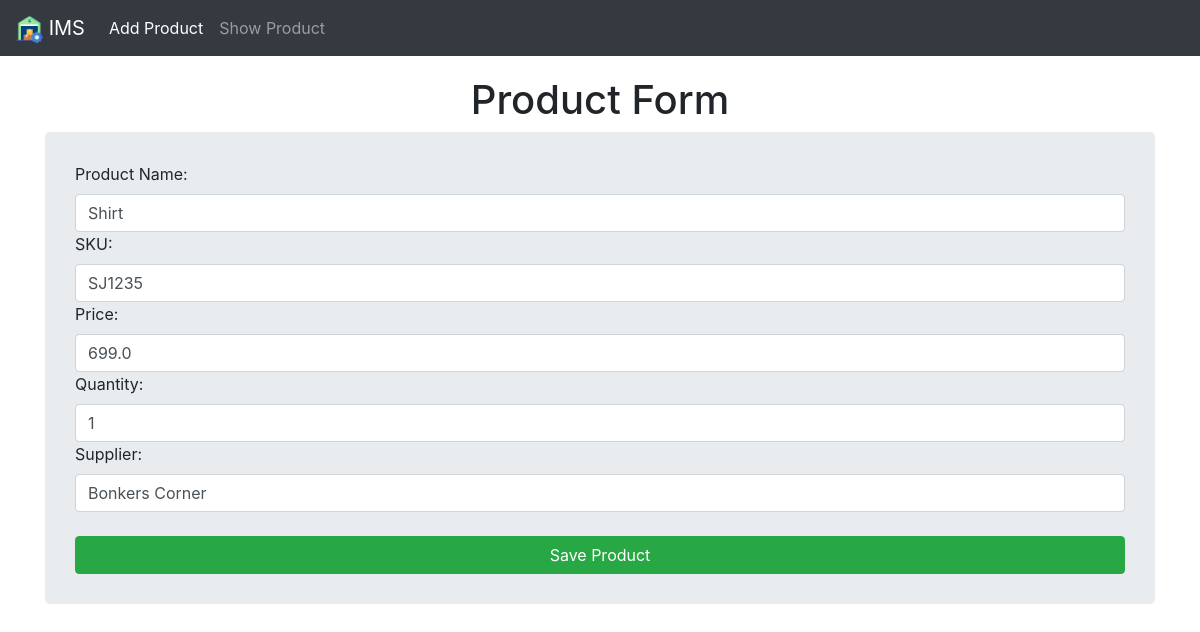
Page /pupdate/5/ on the committed database.
### home/models.py (models this page shows, shortened)
class Product(models.Model):
    product_id = models.AutoField(primary_key=True)
    name = models.CharField(max_length=100)
    sku = models.CharField(max_length=50, unique=True)
    price = models.FloatField()
    quantity = models.IntegerField()
    supplier = models.CharField(max_length=100)

### home/views.py (the view, shortened to what this page needs)
# urls.py: path('pupdate/<pk>/', ProductUpdateView.as_view(), name='pupdate'),
class ProductUpdateView(UpdateView):
    model = Product
    form_class = ProductForm
    template_name = 'home/pform.html'

### home/forms.py
class ProductForm(forms.ModelForm):
    class Meta:
        model = Product
        exclude = ['product_id']
        labels = {
            'name': 'Product Name',
            'sku': 'SKU',
            'price': 'Price',
            'quantity': 'Quantity',
            'supplier': 'Supplier',
        }
        widgets = {
            'name': forms.TextInput(attrs={'placeholder': 'e.g. Shirt', 'class': 'form-control'}),
            'sku': forms.TextInput(attrs={'placeholder': 'e.g. S123FG', 'class': 'form-control'}),
            'price': forms.NumberInput(attrs={'placeholder': 'e.g. 19.99', 'class': 'form-control'}),
            'quantity': forms.NumberInput(attrs={'placeholder': 'e.g. 100', 'class': 'form-control'}),
            'supplier': forms.TextInput(attrs={'placeholder': 'e.g. ABC Corp', 'class': 'form-control'}),
        }

### templates/home/pform.html (shortened to what this page needs)
{% extends 'index.html' %}
{% block navitems %}
<li class="nav-item">
    <a href="{% url 'pform' %}" class="nav-link active">
        Add Product
    </a>
</li>
<li class="nav-item">
    <a href="{% url 'plist' %}" class="nav-link">
        Show Product
    </a>
    </li>
{% endblock %}
{% block content %}
<h1 class="text-center">
    Product Form
</h1>
<form method="post" class="jumbotron">
    {{form}}
    <br>
    <button class="btn btn-success btn-block" type="submit">Save Product</button>
</form>
{% endblock %}

### templates/index.html (style rules this page uses)
body { padding-top: 56px; }
.jumbotron { padding: 30px; }

### rows in the picture
Product: name "Shirt", sku "SJ1235", price "699.0", quantity "1", supplier "Bonkers Corner"
